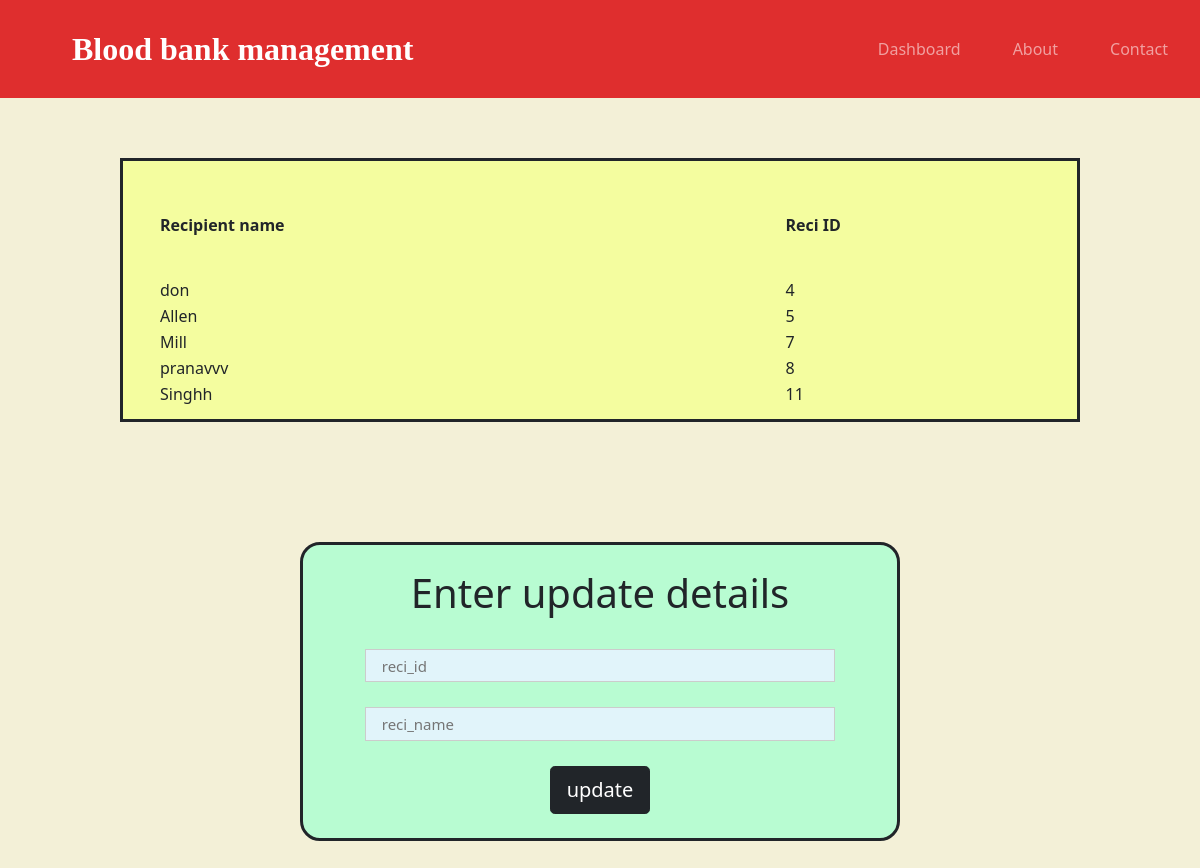
Screenshot of /admin/update_reci_list.php with the database file from the repository.
### tables this page shows
CREATE TABLE `recipient` (
  `reci_id` int(5) NOT NULL,
  `reci_name` varchar(10) NOT NULL,
  `reci_age` int(11) DEFAULT NULL,
  `reci_sex` varchar(10) DEFAULT NULL,
  `reci_phno` varchar(10) DEFAULT NULL,
  `reci_reg_date` date DEFAULT NULL
);

### admin/update_reci_list.php (the view, shortened to what this page needs)
<?php
require_once "config.php";
$sql = "select * from recipient;";
$result = mysqli_query($con, $sql);
?>
<!DOCTYPE html>
<html lang="en">
<head>
    <link href="https://cdn.jsdelivr.net/npm/bootstrap@5.0.2/dist/css/bootstrap.min.css" rel="stylesheet">
    <link rel="stylesheet" href="/css/update_reci_list.css">
</head>
<body>
    <div class="container-fluid">
        <nav class="navbar navbar-expand-lg navbar-dark">
            <a class="navbar-brand" href="">Blood bank management</a>
            <div class="collapse navbar-collapse nav_elements" id="navbarTogglerDemo02">
                <ul class="navbar-nav mx-auto">
                    <li class="nav-item">
                        <a class="nav-link" href="admindashboard.php">Dashboard</a>
                    </li>
                    <li class="nav-item">
                        <a class="nav-link" href="#aboutus">About</a>
                    </li>
                    <li class="nav-item">
                        <a class="nav-link" href="#">Contact</a>
                    </li>
                </ul>
            </div>
        </nav>
    </div>
    <div class="middle">
        <table>
            <thead>
                <tr>
                    <th class="table_head1">Recipient name</th>
                    <th class="table_head2">Reci ID</th>
                </tr>
            </thead>
            <?php
            while ($row = mysqli_fetch_array($result)) {
                echo "<tr class='table_content'>";
                echo "<td>" . $row['reci_name'] . "</td>";
                echo "<td>" . $row['reci_id'] . "</td>";
            }
            ?>
        </table>
    </div>
    <form class="form" action="update_reci_list.php" method="POST">
        <h1>Enter update details</h1>
        <br>
        <input type="text" class="login-input" name="reci_id" placeholder="reci_id" required />
        <input type="text" class="login-input" name="reci_name" placeholder="reci_name" required />
        <br>
        <input type="submit" name="update" value="update" class="btn btn-dark btn-lg">
    </form>
</body>
</html>

### css/update_reci_list.css (style rules this page uses)
body { background-color: #F3F0D7; }
.container-fluid { padding: 1% 6%; background-color: #DF2E2E; }
.navbar-brand { font-family: "Ubuntu"; font-size: 2.0rem; font-weight: bold; }
.nav-item { padding: 0 18px; }
.nav_elements { padding-left: 40%; }
.middle { background-color: rgb(244, 253, 159); margin: 5% 10%; padding: 1% 3%; text-align: center; border-style: solid; }
.table_head1 { padding-right: 500px; padding-bottom: 40px; padding-top: 40px; }
.table_head2 { padding-bottom: 40px; padding-top: 40px; }
.table_content { padding-left: 0; padding-right: 500px; }
.form { margin: 5% 25%; width: 50%; padding: 2% 3%; background: rgb(184, 252, 210); border-radius: 20px; border-style: solid; border-width: 3px; border-image: 0rem; display: inline-block; text-align: center; }
.login-input { font-size: 15px; border: 1px solid #ccc; padding: 3%; margin-bottom: 25px; height: 25px; width:90%; background-color: #e1f4fa; border-style: groove; }

### rows the page displays
recipient: reci_name "don", reci "4"
recipient: reci_name "Allen", reci "5"
recipient: reci_name "Mill", reci "7"
recipient: reci_name "pranavvv", reci "8"
recipient: reci_name "Singhh", reci "11"
